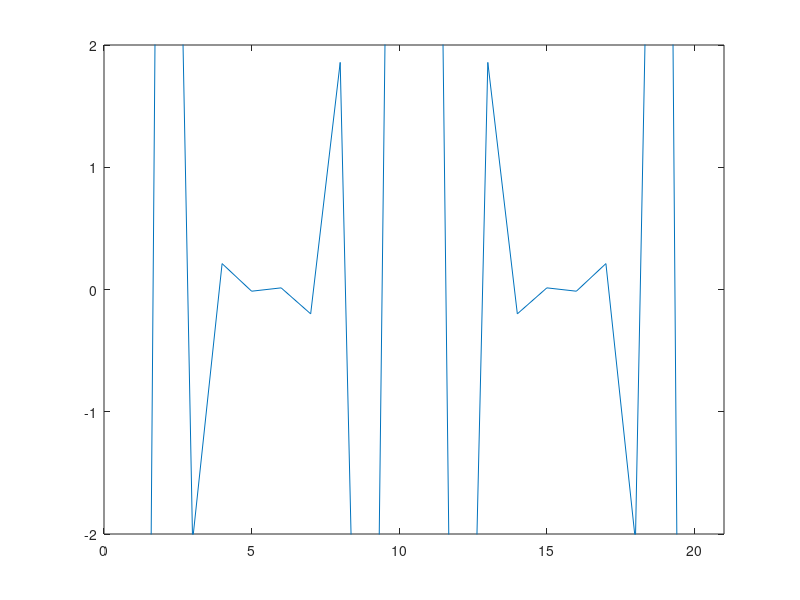

MATLAB code to generate this figure:

figure;


n = 20;
k = 5.0;
c = 0.01;
m = 1.0;
maxpluck = 1.0;
runtime = 10.0;
tstep = 0.1;

tridag = full(gallery('tridiag',20,-1,2,-1));
y = 2 * [(0:((n-1)/2)) (((n-2)/2):-1:0)]' / n;
ydot = zeros(n,1);

Atl = (-c/m)*eye(n);
Atr = (k/m)*tridag;
Abl = eye(n);
Abr = zeros(n);

A = [horzcat(Atl,Atr);horzcat(Abl,Abr)];

stringplot = plot(y);

for t = 1:tstep:runtime
    evolve = t*expm(A)*[ydot;y];
    plotme = evolve(1:n);
    set(stringplot, 'YData', plotme);
    pause(tstep);
    axis([0 (n+1) -2 2]);
end